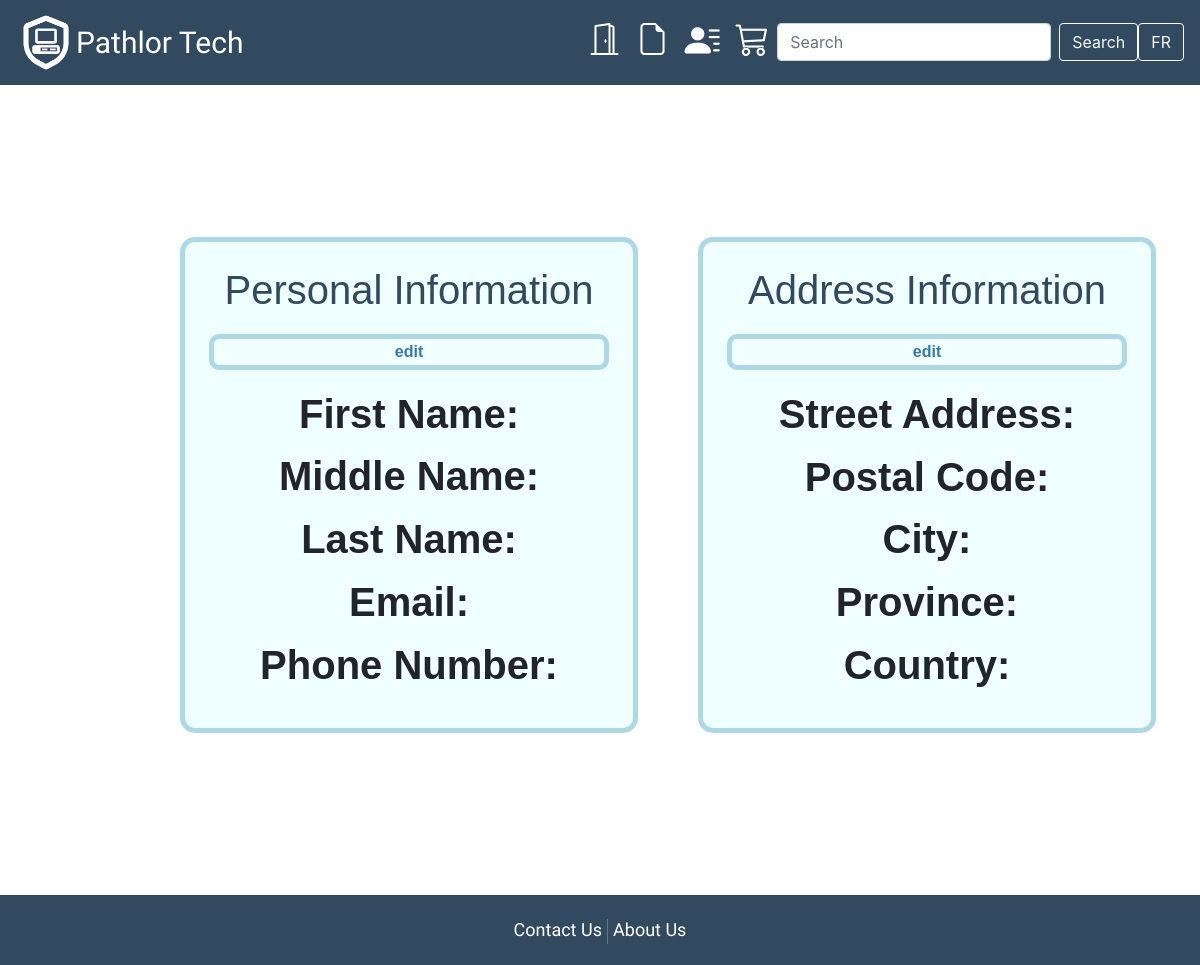
/Profile/index (signed in), run on an earlier commit of the app's database.
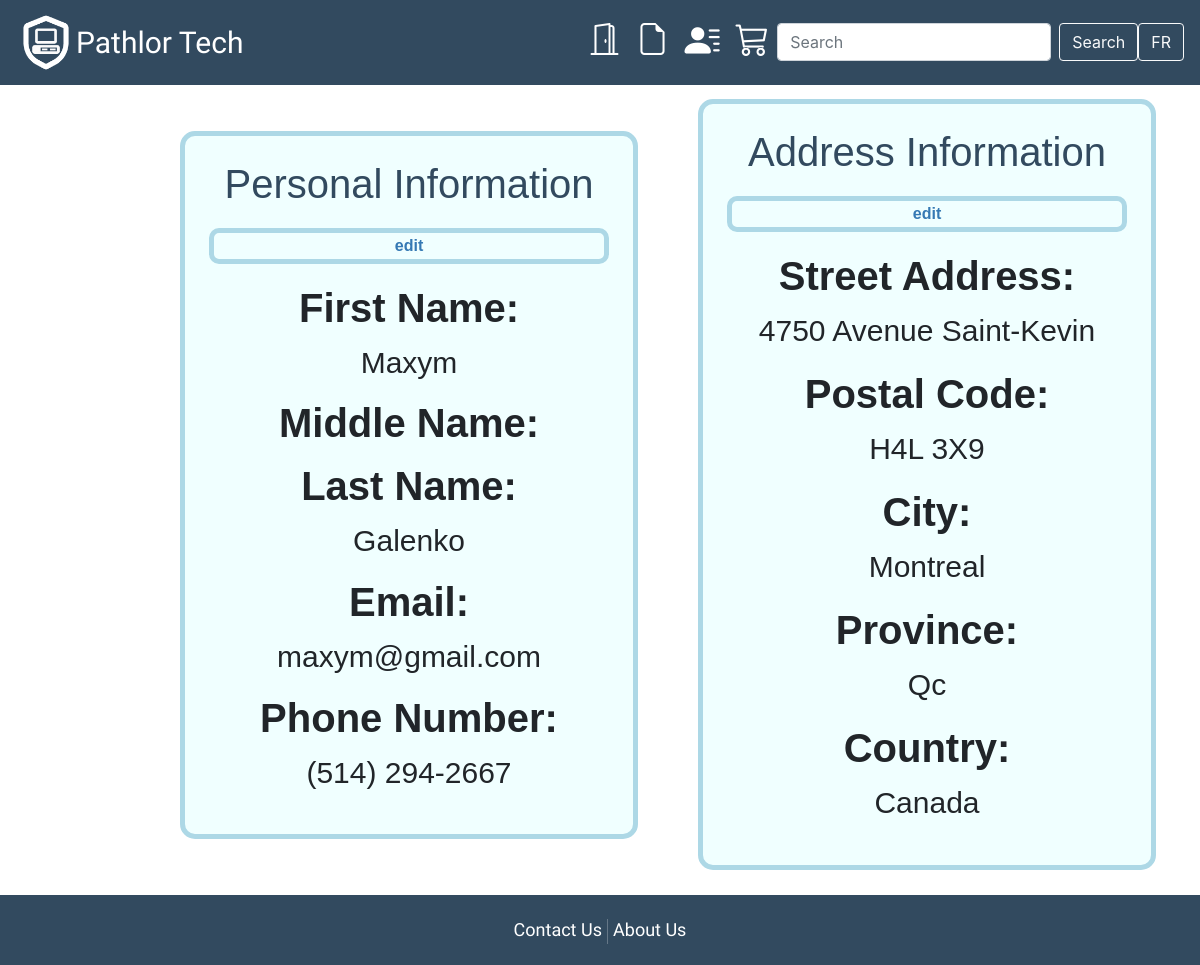
And on a later commit of the database.
### tables this page shows
CREATE TABLE `address` (
  `address_id` int(11) NOT NULL,
  `profile_id` int(11) NOT NULL,
  `street_address` varchar(100) NOT NULL,
  `postal_code` varchar(7) NOT NULL,
  `city` varchar(50) NOT NULL,
  `province` varchar(50) NOT NULL,
  `country` varchar(50) NOT NULL
);

CREATE TABLE `profile` (
  `profile_id` int(11) NOT NULL,
  `first_name` varchar(50) NOT NULL,
  `middle_name` varchar(50) NOT NULL,
  `last_name` varchar(50) NOT NULL,
  `email` varchar(100) NOT NULL,
  `phone_number` varchar(18) NOT NULL
);

### app/core/Controller.php (called while the page is built, shortened)
<?php
class Controller{
	function view($name, $data = []){
		include('app/views/' . $name . '.php');
	}
}

### app/controllers/Profile.php (called while the page is built, shortened)
<?php
class Profile extends \app\core\Controller{
	#[\app\filters\Login]
	public function index(){
		$profile = new \app\models\Profile();
		$profile = $profile->get($_SESSION['user_id']);
		$this->view('Profile/index', $profile);
	}
}

### app/core/App.php (called while the page is built, shortened)
<?php
class App{
	function __construct(){
		$request = $this->parseUrl($_GET['url'] ?? '');
		$method = 'index';
		if(file_exists('app/controllers/' . $request[0] . '.php'))
		{
			unset($request[0]);
		}
		$controller = new $controller;
		if(isset($request[1]) && method_exists($controller, $request[1])){
			$method = $request[1];
			unset($request[1]);
		}
		$params = array_values($request);
		call_user_func_array([$controller, $method], $params);
	}
	function parseUrl($url){
		return explode('/', trim($url, '/'));
	}
}

### index.php (called while the page is built, shortened)
<?php
    new app\core\App;

### app/models/Profile.php (called while the page is built, shortened)
<?php
class Profile extends \app\core\Model{
	public function get($profile_id) {
		$SQL = "SELECT * FROM profile LEFT JOIN address ON profile.profile_id = address.profile_id WHERE profile.profile_id = $profile_id";
        $STH = self::$connection->prepare($SQL);
        $STH->execute();
        $STH->setFetchMode(\PDO::FETCH_CLASS, 'app\\models\\Profile');
        return $STH->fetch();
    }
}

### app/core/Model.php (called while the page is built, shortened)
<?php
class Model{
	public static ?PDO $connection = null;
	public function __construct(){
		if(self::$connection == null){
			$env = \Dotenv\Dotenv::createImmutable(getcwd());
			$host = $_ENV['db_host'];
			$dbname = $_ENV['db_name'];
			$user = $_ENV['db_user'];
			$pass = $_ENV['db_pass'];
			$charset = $_ENV['db_charset'];
			try {
				$options = [
					PDO::ATTR_ERRMODE => PDO::ERRMODE_EXCEPTION,
					PDO::ATTR_DEFAULT_FETCH_MODE => PDO::FETCH_CLASS,
					PDO::ATTR_EMULATE_PREPARES => false
				];
				self::$connection = new PDO("mysql:host=$host;dbname=$dbname;charset=$charset", $user, $pass, $options);
				self::$connection->query("SET NAMES $charset");
			}
			catch(PDOException $e) {
				echo $e->getMessage();
			}
		}
	}
}

### app/views/Profile/index.php (the view, shortened to what this page needs)
<link rel="stylesheet" href="/css/Profile/main.css">
<div id="personalInfoAddressContainer">
    <div class="contentContainers contentContainerL">
        <h1>Personal Information</h1>
        <form method="post" action="/Profile/editProfileInfo">
            <button type="submit"> edit </button>
        </form>
        <div>
            <h2>First Name: </h2>
            <p><?= $data->first_name ?></p>
            <h2>Middle Name:</h2>
            <h2>Last Name:</h2>
            <p><?= $data->last_name ?></p>
            <h2>Email:</h2>
            <p><?= $data->email ?></p>
            <h2>Phone Number:</h2>
            <p><?= $data->phone_number ?></p>
        </div>
    </div>
    <div class="contentContainers contentContainerR">
        <h1>Address Information</h1>
        <form method="post" action="/Profile/editAddressInfo">
            <button type="submit"> edit </button>
        </form>
        <div>
            <h2>Street Address: </h2>
            <p><?=$data->street_address  ?></p>
            <h2>Postal Code:</h2>
            <p><?= $data->postal_code ?></p>
            <h2>City:</h2>
            <p><?= $data->city ?></p>
            <h2>Province:</h2>
            <p><?=$data->province ?></p>
            <h2>Country:</h2>
            <p><?= $data->country ?></p>
        </div>
    </div>
</div>

What changed in the data, as far as the page shows it:
now on this page (row edited): address: profile.first_name "Maxym", profile.last_name "Galenko", profile.email "maxym@gmail.com", profile.phone_number "(514) 294-2667", street_address "4750 Avenue Saint-Kevin", postal_code "H4L 3X9", city "Montreal", province "Qc", country "Canada"
